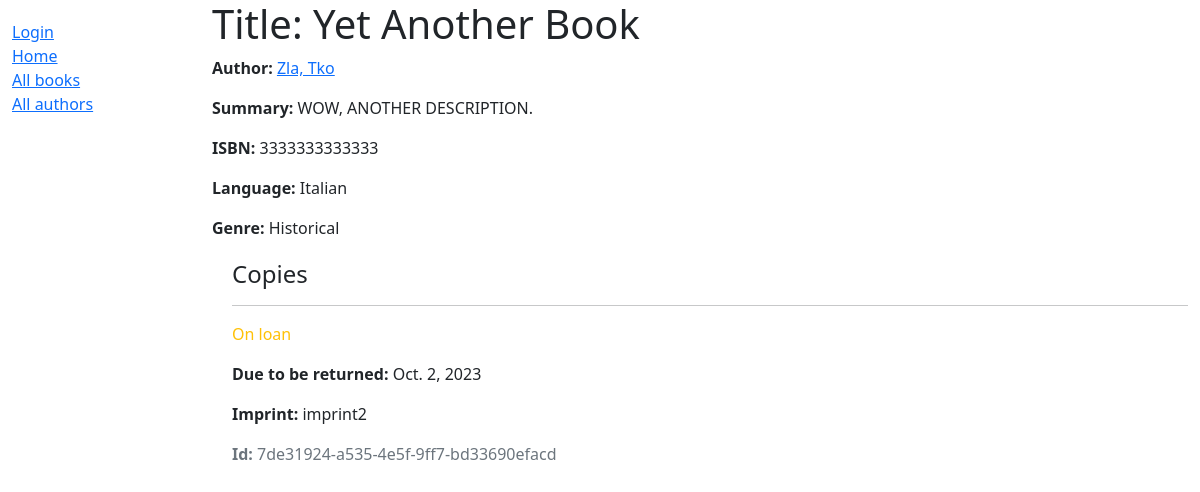
/catalog/book/3, run on the app's committed database.
### catalog/models.py (models this page shows, shortened)
class Book(models.Model):
    title = models.CharField(max_length=200)
    author = models.ForeignKey('Author', on_delete=models.SET_NULL, null=True)
    summary = models.TextField(max_length=1000, help_text='Enter a brief description of the book')
    isbn = models.CharField('ISBN', max_length=13, unique=True, help_text='13 Character <a href="https://www.isbn-international.org/content/what-isbn">ISBN number</a>')
    genre = models.ManyToManyField(Genre, help_text='Select a genre for this book')
    language = models.ManyToManyField(Language, help_text='Select the language this book was written in')
    def display_genre(self):
        """Create a string for the Genre. This is required to display genre in Admin."""
        return ', '.join(genre.name for genre in self.genre.all()[:3])
    display_genre.short_description = 'Genre'
    def display_language(self):
        """Create a string for the Genre. This is required to display genre in Admin."""
        return ', '.join(language.name for language in self.launguage.all()[:3])
    display_language.short_description = 'Language'

class Author(models.Model):
    first_name = models.CharField(max_length=100)
    last_name = models.CharField(max_length=100)
    date_of_birth = models.DateField(null=True, blank=True)
    date_of_death = models.DateField('Died', null=True, blank=True)
    class Meta:
        ordering = ['last_name', 'first_name']
    def get_absolute_url(self):
        return reverse('author-detail', args=[str(self.id)])
    def __str__(self):
        return f'{self.last_name}, {self.first_name}'

class Language(models.Model):
    language = models.CharField(max_length=50, default='English')
    def __str__(self):
        return self.language

class Genre(models.Model):
    name = models.CharField(max_length=200, help_text='Enter a book genre (e.g. Science Fiction)')
    def __str__(self):
        return self.name

class BookInstance(models.Model):
    id = models.UUIDField(primary_key=True, default=uuid.uuid4, help_text='Unique ID for this particular book across whole library')
    book = models.ForeignKey('Book', on_delete=models.RESTRICT, null=True)
    imprint = models.CharField(max_length=200)
    due_back = models.DateField(null=True, blank=True)
    borrower = models.ForeignKey(User, on_delete=models.SET_NULL, null=True, blank=True)
    LOAN_STATUS = (
        ('m', 'Maintenance'),
        ('o', 'On loan'),
        ('a', 'Available'),
        ('r', 'Reserved'),
    )
    status = models.CharField(
        max_length=1,
        choices=LOAN_STATUS,
        blank=True,
        default='m',
        help_text='Book availability',
    )
    class Meta:
        ordering = ['due_back']
        permissions = (("can_mark_returned", "Set book as returned"),)

### catalog/views.py (the view)
# urls.py: path('book/<int:pk>', views.BookDetailView.as_view(), name='book-detail'),
class BookDetailView(generic.DetailView):
    model = Book

### catalog/templates/catalog/book_detail.html
{% extends "base_generic.html" %}
{% block content %}
  <h1>Title: {{ book.title }}</h1>
  <p><strong>Author:</strong> <a href="{{ book.author.get_absolute_url }}">{{ book.author }}</a></p>
  <p><strong>Summary:</strong> {{ book.summary }}</p>
  <p><strong>ISBN:</strong> {{ book.isbn }}</p>
  <p><strong>Language:</strong> {{ book.language.all|join:", " }}</p>
  <p><strong>Genre:</strong> {{ book.genre.all|join:", " }}</p>
  <div style="margin-left:20px;margin-top:20px">
    <h4>Copies</h4>
    {% for copy in book.bookinstance_set.all %}
      <hr />
      <p
        class="{% if copy.status == 'a' %}text-success{% elif copy.status == 'm' %}text-danger{% else %}text-warning{% endif %}">
        {{ copy.get_status_display }}
      </p>
      {% if copy.status != 'a' %}
        <p><strong>Due to be returned:</strong> {{ copy.due_back }}</p>
      {% endif %}
      <p><strong>Imprint:</strong> {{ copy.imprint }}</p>
      <p class="text-muted"><strong>Id:</strong> {{ copy.id }}</p>
    {% endfor %}
  </div>
{% endblock %}

### data on the page
Book: author "Zla, Tko", summary "WOW, ANOTHER DESCRIPTION.", isbn "3333333333333", language.all "Italian", genre.all "Historical"
BookInstance: status "On loan", due_back "Oct. 2, 2023", imprint "imprint2", id "7de31924-a535-4e5f-9ff7-bd33690efacd"
